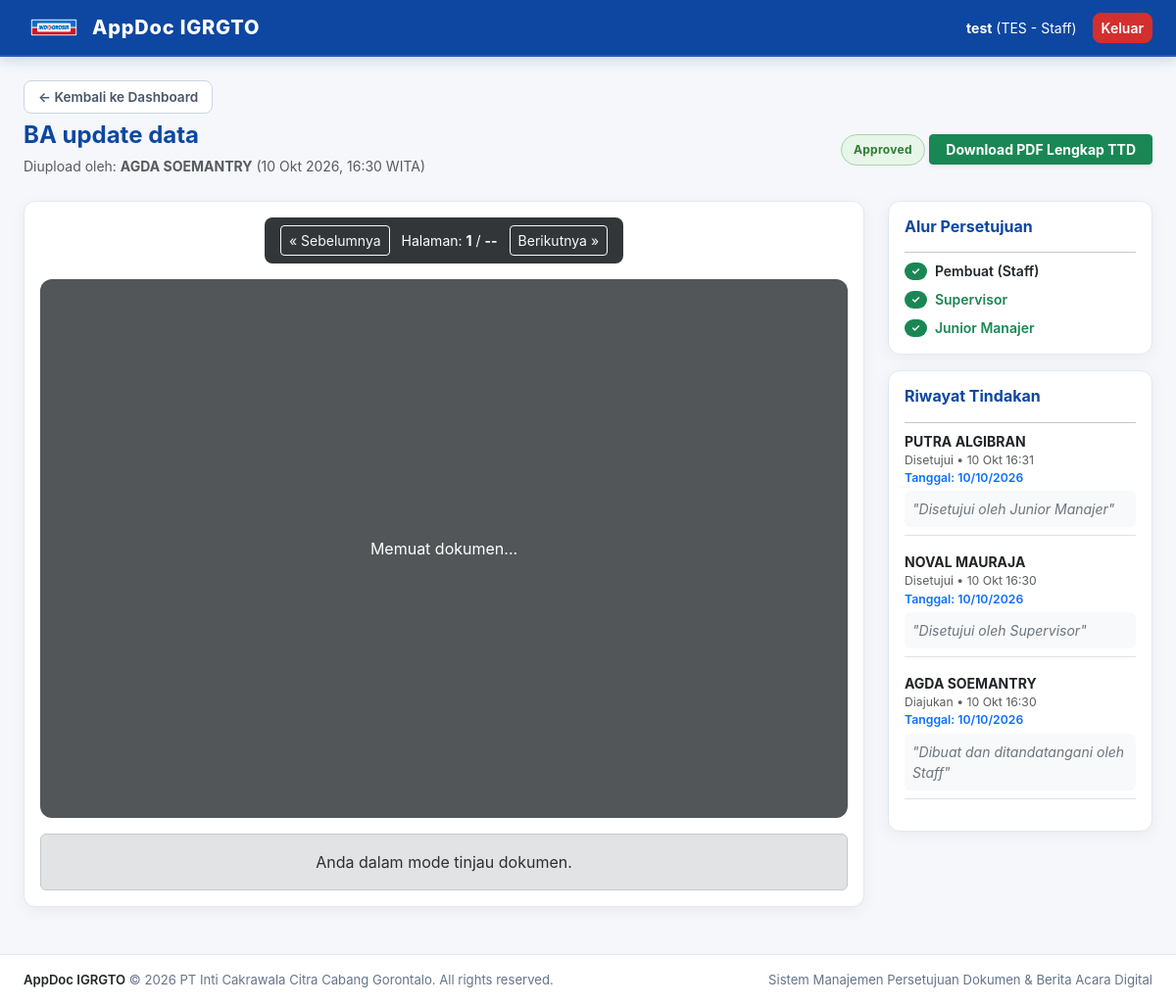
The app's page /documents/document/1/preview/ (signed in) with its own data.
### accounts/models.py (models this page shows, shortened)
class CustomUser(AbstractBaseUser, PermissionsMixin):
    USERLEVEL_CHOICES = (
        ('staff', 'Staff'),
        ('supervisor', 'Supervisor'),
        ('junior manajer', 'Store Junior Manajer'),
        ('store administration manager', 'Store Administration Manager'),
        ('store manager', 'Store Manager'),
    )
    userid_validator = RegexValidator(
        regex=r'^[A-Za-z0-9]{3}$',
        message='UserID harus terdiri dari tepat 3 karakter alfanumerik (huruf/angka).'
    )
    userid = models.CharField(
        max_length=3,
        primary_key=True,
        unique=True,
        validators=[userid_validator],
        help_text='3 karakter alfanumerik (Contoh: A01, ADJ, ST1). Disimpan dalam huruf besar.'
    )
    nama_pengguna = models.CharField(max_length=150, verbose_name='Nama Pengguna')
    email = models.EmailField(
        max_length=254,
        unique=True,
        null=True,
        blank=True,
        verbose_name='Alamat Email'
    )
    userlevel = models.CharField(
        max_length=35,
        choices=USERLEVEL_CHOICES,
        default='staff',
        verbose_name='Level User'
    )
    ttd_digital = models.ImageField(
        upload_to='signatures/',
        null=True,
        blank=True,
        validators=[validate_ttd_size],
        verbose_name='Tanda Tangan Digital (PNG/JPG Max 2MB)'
    )
    is_active = models.BooleanField(default=True)
    is_staff = models.BooleanField(default=False)
    date_joined = models.DateTimeField(auto_now_add=True)
    objects = CustomUserManager()
    USERNAME_FIELD = 'userid'
    REQUIRED_FIELDS = ['nama_pengguna','email']
    class Meta:
        verbose_name = 'Pengguna'
        verbose_name_plural = 'Daftar Pengguna'

### documents/models.py (models this page shows, shortened)
class Document(models.Model):
    STATUS_CHOICES = (
        ('draft', 'Draft'),
        ('waiting_supervisor', 'Menunggu Supervisor'),
        ('waiting_junior_manager', 'Menunggu Store Junior Manajer'),
        ('waiting_sam', 'Menunggu Store Administration Manager'),
        ('waiting_store_manager', 'Menunggu Store Manager'),
        ('approved', 'Selesai / Approved'),
        ('rejected', 'Ditolak / Rejected'),
    )
    judul_dokumen = models.CharField(max_length=255, verbose_name='Judul Dokumen')
    file_dokumen = models.FileField(
        upload_to='documents/%Y/%m/',
        validators=[validate_file_extension],
        verbose_name='File Dokumen (PDF/DOCX)'
    )
    signed_file = models.FileField(
        upload_to='documents/signed/%Y/%m/',
        blank=True,
        null=True,
        verbose_name='File Dokumen Lengkap Bertanda Tangan'
    )
    uploaded_by = models.ForeignKey(
        settings.AUTH_USER_MODEL,
        on_delete=models.CASCADE,
        related_name='uploaded_documents',
        verbose_name='Diupload Oleh'
    )
    status = models.CharField(
        max_length=35,
        choices=STATUS_CHOICES,
        default='draft',
        verbose_name='Status Dokumen'
    )
    required_levels = models.JSONField(
        default=list,
        blank=True,
        verbose_name='Level Persetujuan yang Diperlukan'
    )
    created_at = models.DateTimeField(auto_now_add=True, verbose_name='Tanggal Upload')
    updated_at = models.DateTimeField(auto_now=True, verbose_name='Terakhir Diperbarui')
    class Meta:
        verbose_name = 'Dokumen'
        verbose_name_plural = 'Daftar Dokumen'
        ordering = ['-created_at']

class ApprovalLog(models.Model):
    ACTION_CHOICES = (
        ('submitted', 'Diajukan'),
        ('approved', 'Disetujui'),
        ('rejected', 'Ditolak'),
    )
    document = models.ForeignKey(
        Document,
        on_delete=models.CASCADE,
        related_name='approval_logs',
        verbose_name='Dokumen'
    )
    approver = models.ForeignKey(
        settings.AUTH_USER_MODEL,
        on_delete=models.CASCADE,
        related_name='approval_actions',
        verbose_name='Petugas/Approver'
    )
    action = models.CharField(max_length=20, choices=ACTION_CHOICES, verbose_name='Tindakan')
    comment = models.TextField(blank=True, null=True, verbose_name='Komentar / Alasan Penolakan')
    signature_snapshot = models.ImageField(
        upload_to='signatures_log/%Y/%m/',
        blank=True,
        null=True,
        verbose_name='Snapshot Tanda Tangan'
    )
    sig_x = models.FloatField(blank=True, null=True, verbose_name='Koordinat X')
    sig_y = models.FloatField(blank=True, null=True, verbose_name='Koordinat Y')
    sig_scale = models.CharField(max_length=50, blank=True, null=True, verbose_name='Skala/Dimensi TTD')
    sig_page = models.IntegerField(blank=True, null=True, verbose_name='Halaman Dokumen')
    timestamp = models.DateTimeField(auto_now_add=True, verbose_name='Waktu Eksekusi')
    date_text = models.CharField(max_length=50, blank=True, null=True)
    date_x = models.FloatField(blank=True, null=True)
    date_y = models.FloatField(blank=True, null=True)
    date_scale = models.CharField(max_length=50, blank=True, null=True)
    class Meta:
        verbose_name = 'Log Persetujuan'
        verbose_name_plural = 'Daftar Log Persetujuan'
        ordering = ['-timestamp']

### documents/views.py (the view)
# urls.py: path('document/<int:doc_id>/preview/', views.document_preview_view, name='preview'),
@login_required(login_url='accounts:login')
def document_preview_view(request, doc_id):
    doc = get_object_or_404(Document, id=doc_id)
    user = request.user
    level_permission_map = {
        'supervisor': 'waiting_supervisor',
        'junior manajer': 'waiting_junior_manager',
        'store administration manager': 'waiting_sam',
        'store manager': 'waiting_store_manager',
    }
    can_action = (level_permission_map.get(user.userlevel) == doc.status)
    logs = doc.approval_logs.all().order_by('-timestamp')
    approved_signatures_data = []
    for log in logs:
        if log.action in ['approved', 'submitted'] and log.signature_snapshot and log.sig_x is not None:
            approved_signatures_data.append({
                'approver': log.approver.nama_pengguna,
                'url': reverse('documents:log_signature', args=[log.id]),
                'x': log.sig_x,
                'y': log.sig_y,
                'scale': log.sig_scale if log.sig_scale else '15.0:8.0',
                'page': log.sig_page if log.sig_page else 1,
                'date_text': log.date_text or '',
                'date_x': log.date_x,
                'date_y': log.date_y,
                'date_scale': log.date_scale or '14.0:4.0',
            })
    context = {
        'doc': doc,
        'can_action': can_action,
        'logs': logs,
        'approved_signatures_data': approved_signatures_data,
        'today_date': datetime.now().strftime('%d/%m/%Y'),
    }
    return render(request, 'documents/preview.html', context)

### templates/documents/preview.html (shortened to what this page needs)
{% extends 'base.html' %}
{% block content %}
<div class="container-fluid px-4">
  <div class="d-flex flex-column gap-2 mb-4">
    <div>
      <a href="{% url 'documents:dashboard' %}" class="btn-back-nav">
        &larr; Kembali ke Dashboard
      </a>
    </div>
    <div class="d-flex align-items-center justify-content-between flex-wrap gap-2">
      <div>
        <h4 class="fw-bold mb-1" style="color: var(--primary-blue);">{{ doc.judul_dokumen }}</h4>
        <span class="text-muted small">Diupload oleh: <strong>{{ doc.uploaded_by.nama_pengguna }}</strong> ({{ doc.created_at|date:"d M Y, H:i" }} WITA)</span>
      </div>
      <div>
        {% if doc.status == 'approved' %}
            <span class="badge-status badge-approved">Approved</span>
            <a href="{% url 'documents:download' doc.id %}" class="btn btn-sm btn-success fw-bold px-3 shadow-sm">
              Download PDF Lengkap TTD
            </a>
          {% elif doc.status == 'rejected' %}
            <span class="badge-status badge-rejected">Rejected</span>
          {% else %}
            <span class="badge-status badge-waiting">{{ doc.get_status_display }}</span>
            <button class="btn btn-sm btn-secondary disabled" title="Belum dapat diunduh sebelum approval selesai">
              Download Belum Tersedia
            </button>
          {% endif %}
      </div>
    </div>
  </div>
  <div class="row">
    <div class="col-lg-9 mb-4">
      <div class="card card-custom p-3">
        <div class="d-flex justify-content-center">
          <div class="pdf-toolbar">
            <button id="prev-page" class="btn btn-sm btn-outline-light">&laquo; Sebelumnya</button>
            <span class="small">Halaman: <strong id="page-num">1</strong> / <strong id="page-count">--</strong></span>
            <button id="next-page" class="btn btn-sm btn-outline-light">Berikutnya &raquo;</button>
          </div>
        </div>
        <div id="pdf-viewer-container">
          <div id="pdf-loading" class="text-white my-auto">Memuat dokumen...</div>
        </div>
        {% if can_action %}
          <div class="d-flex justify-content-end gap-3 mt-4 pt-3 border-top">
            <button type="button" class="btn btn-danger-appdoc px-4 py-2" id="btn-trigger-reject">✕ REJECT</button>
            <button type="button" class="btn btn-primary-appdoc px-4 py-2" id="btn-trigger-approve">✓ APPROVE DOKUMEN</button>
          </div>
        {% else %}
          <div class="alert alert-secondary text-center mt-3 mb-0">
            Anda dalam mode tinjau dokumen.
          </div>
        {% endif %}
      </div>
    </div>
    <div class="col-lg-3">
      <div class="card card-custom p-3 mb-3">
        <h6 class="fw-bold" style="color: var(--primary-blue);">Alur Persetujuan</h6>
        <hr class="my-2">
        <div class="d-flex flex-column gap-2 small">
          <div class="d-flex align-items-center gap-2">
            <span class="badge bg-success rounded-pill">&#10003;</span>
            <span class="fw-semibold text-dark">Pembuat ({{ doc.uploaded_by.get_userlevel_display }})</span>
          </div>
          {% if doc.required_levels %}
            {% for level in doc.required_levels %}
              <div class="d-flex align-items-center gap-2">
                {% if doc.status == 'approved' %}
                  <span class="badge bg-success rounded-pill">&#10003;</span>
                  <span class="text-success fw-semibold">{{ level|title }}</span>
                {% elif doc.status == 'waiting_'|add:level or doc.status == 'waiting_junior_manager' and level == 'junior manajer' or doc.status == 'waiting_sam' and level == 'store administration manager' or doc.status == 'waiting_store_manager' and level == 'store manager' %}
                  <span class="badge bg-primary rounded-pill">&bull;</span>
                  <span class="text-primary fw-bold">{{ level|title }} (Menunggu)</span>
                {% else %}
                  <span class="badge bg-secondary rounded-pill">&minus;</span>
                  <span class="text-muted">{{ level|title }}</span>
                {% endif %}
              </div>
            {% endfor %}
          {% else %}
            <span class="text-muted fst-italic">Alur standar (semua level).</span>
          {% endif %}
        </div>
      </div>
      <div class="card card-custom p-3">
        <h6 class="fw-bold" style="color: var(--primary-blue);">Riwayat Tindakan</h6>
        <hr class="my-2">
        <div class="small">
          {% for log in logs %}
            <div class="mb-3 pb-2 border-bottom">
              <div class="fw-bold">{{ log.approver.nama_pengguna }}</div>
              <div class="text-muted small">{{ log.get_action_display }} &bull; {{ log.timestamp|date:"d M H:i" }}</div>
              {% if log.date_text %}
                <div class="text-primary small fw-semibold">Tanggal: {{ log.date_text }}</div>
              {% endif %}
              {% if log.comment %}
                <div class="fst-italic text-secondary mt-1 bg-light p-2 rounded">"{{ log.comment }}"</div>
              {% endif %}
            </div>
          {% empty %}
            <div class="text-muted">Belum ada tindakan tercatat.</div>
          {% endfor %}
        </div>
      </div>
    </div>
</div>
{% endblock %}

### templates/base.html (shortened to what this page needs)
{% load static %}
<!DOCTYPE html>
<html lang="id">
<head>
  <link href="https://cdn.jsdelivr.net/npm/bootstrap@5.3.3/dist/css/bootstrap.min.css" rel="stylesheet">
  <link rel="stylesheet" href="{% static 'css/custom.css' %}">
</head>
<body>
  <nav class="navbar navbar-expand-lg navbar-dark navbar-appdoc">
    <div class="container-fluid px-4">
      <img src="{% static 'img/logo.png' %}" alt="Logo" class="me-2" style="height: 32px; width: auto; object-fit: contain;">
      <a class="navbar-brand text-white" href="{% url 'documents:dashboard' %}">
        AppDoc IGRGTO
      </a>
      <div class="ms-auto d-flex align-items-center">
        {% if user.is_authenticated %}
          <span class="text-white me-3 small">
            <strong>{{ user.nama_pengguna }}</strong> ({{ user.userid }} - {{ user.get_userlevel_display }})
          </span>
          <a href="{% url 'accounts:logout' %}" class="btn btn-sm btn-danger-appdoc">Keluar</a>
        {% else %}
          <a href="{% url 'accounts:login' %}" class="btn btn-sm text-white me-2">Masuk</a>
          <a href="{% url 'accounts:register' %}" class="btn btn-sm btn-light text-primary fw-bold">Daftar</a>
        {% endif %}
      </div>
    </div>
  </nav>
  <div class="position-fixed top-0 end-0 p-3" style="z-index: 1090; pointer-events: none; max-width: 380px; width: 100%;">
  </div>
  <main class="py-4">
    {% block content %}{% endblock %}
  </main>
  <footer class="footer-appdoc py-3 mt-auto">
    <div class="container-fluid px-4 d-flex flex-column flex-md-row justify-content-between align-items-center gap-2">
      <div>
        <span class="fw-semibold text-dark">AppDoc IGRGTO</span> &copy; 2026 PT Inti Cakrawala Citra Cabang Gorontalo. All rights reserved.
      </div>
      <div>
        Sistem Manajemen Persetujuan Dokumen & Berita Acara Digital
      </div>
    </div>
  </footer>
</body>
</html>

### static/css/custom.css (style rules this page uses)
:root { --primary-blue: #0D47A1; --primary-blue-hover: #082d64; --primary-blue-subtle: #e3f2fd; --accent-red: #D32F2F; --accent-red-hover: #b71c1c; --accent-red-subtle: #ffebee; --bg-body: #F5F7FB; --bg-card: #FFFFFF; --text-dark: #1E293B; --text-muted: #64748B; --border-light: #E2E8F0; }
body { background-color: var(--bg-body); color: var(--text-dark); font-family: -apple-system, BlinkMacSystemFont, "Segoe UI", Roboto, "Helvetica Neue", Arial, sans-serif; min-height: 100vh; }
.navbar-appdoc { background-color: var(--primary-blue) !important; box-shadow: 0 4px 12px rgba(13, 71, 161, 0.18); border-bottom: 2px solid rgba(255, 255, 255, 0.1); }
.navbar-appdoc .navbar-brand { font-weight: 800; letter-spacing: 0.8px; font-size: 1.25rem; }
.card-custom { background-color: var(--bg-card); border: 1px solid var(--border-light); border-radius: 12px; box-shadow: 0 4px 16px rgba(15, 23, 42, 0.05); transition: transform 0.2s ease, box-shadow 0.2s ease; }
.btn-danger-appdoc { background-color: var(--accent-red); border-color: var(--accent-red); color: #FFFFFF; font-weight: 600; border-radius: 8px; transition: all 0.2s ease-in-out; }
.badge-status { padding: 6px 12px; border-radius: 50rem; font-size: 0.75rem; font-weight: 700; letter-spacing: 0.3px; display: inline-block; }
.badge-approved { background-color: #E8F5E9; color: #2E7D32; border: 1px solid #A5D6A7; }

### templates/documents/preview.html (style rules this page uses)
#pdf-viewer-container { background-color: #525659; border-radius: 12px; padding: 20px; min-height: 550px; display: flex; flex-direction: column; align-items: center; overflow-x: auto; }
.pdf-toolbar { background-color: #323639; color: #ffffff; border-radius: 8px; padding: 8px 16px; margin-bottom: 16px; display: flex; align-items: center; gap: 12px; }
.btn-back-nav { display: inline-flex; align-items: center; gap: 8px; padding: 6px 14px; background-color: #ffffff; color: #475569; border: 1px solid #cbd5e1; border-radius: 8px; font-size: 0.85rem; font-weight: 600; text-decoration: none; transition: all 0.2s ease-in-out; }

### templates/base.html (style rules this page uses)
body { display: flex; flex-direction: column; min-height: 100vh; }
main { flex: 1 0 auto; }
.footer-appdoc { background-color: #ffffff; border-top: 1px solid var(--border-light); color: var(--text-muted); font-size: 0.82rem; flex-shrink: 0; }

### records on screen
CustomUser: nama_pengguna "test", userid "TES", userlevel "Staff"
Document: judul_dokumen "BA update data", uploaded_by.nama_pengguna "AGDA SOEMANTRY", created_at "10 Okt 2026, 16:30", uploaded_by.userlevel "Staff"
CustomUser: userlevel "Supervisor"
CustomUser: userlevel "Junior Manajer"
ApprovalLog: approver.nama_pengguna "PUTRA ALGIBRAN", action "Disetujui", timestamp "10 Okt 16:31", date_text "10/10/2026", comment "Disetujui oleh Junior Manajer"
ApprovalLog: approver.nama_pengguna "NOVAL MAURAJA", action "Disetujui", timestamp "10 Okt 16:30", date_text "10/10/2026", comment "Disetujui oleh Supervisor"
ApprovalLog: approver.nama_pengguna "AGDA SOEMANTRY", action "Diajukan", timestamp "10 Okt 16:30", date_text "10/10/2026", comment "Dibuat dan ditandatangani oleh Staff"
